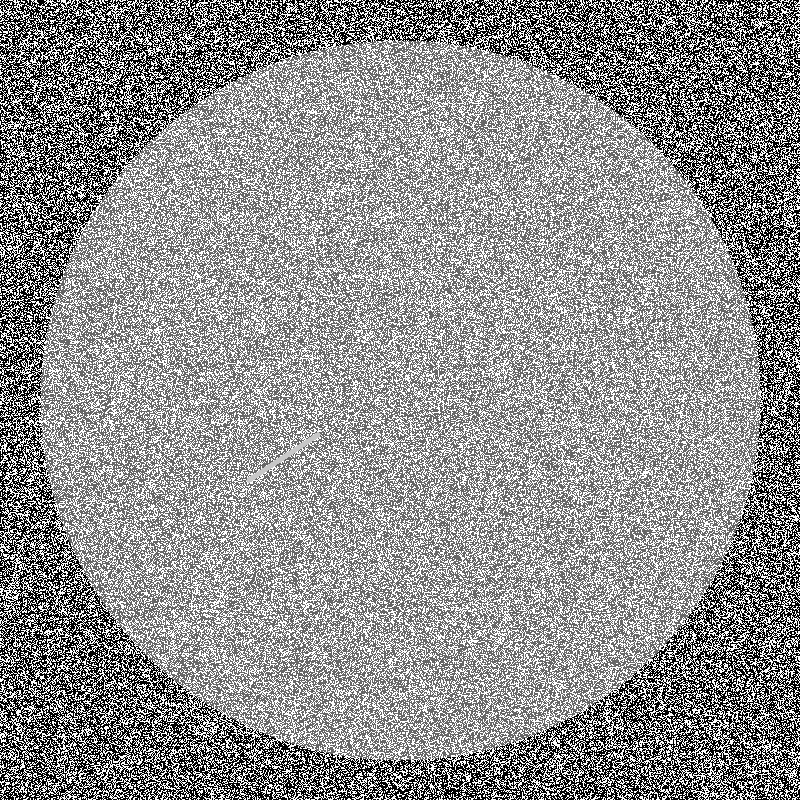
#> input picture data/synthetic/wafer_0033_scratch.png, 800 x 800 px
$ python generate_result_collage_v1.py
#> lines starting #> are read from the running program, lines starting #| are printed output that depends on the picture; after the words box and inside, x2 and y2 are one past the last pixel; in counts of white or black regions, pixels touching at a corner belong together
### python/preprocessing.py
import cv2
import numpy as np

class Preprocessor:
    def __init__(self, blur_ksize=(5, 5), median_ksize=5):
        self.blur_ksize = blur_ksize
        self.median_ksize = median_ksize
        self.clahe = cv2.createCLAHE(clipLimit=2.0, tileGridSize=(8, 8))

    def apply_gaussian_blur(self, image):
        """Reduces high-frequency noise."""
        return cv2.GaussianBlur(image, self.blur_ksize, 0)

    def apply_median_blur(self, image):
        """Effective for salt-and-pepper noise."""
        return cv2.medianBlur(image, self.median_ksize)

    def apply_clahe(self, image):
        """Contrast Limited Adaptive Histogram Equalization."""
        if len(image.shape) > 2:
            image = cv2.cvtColor(image, cv2.COLOR_BGR2GRAY)
        return self.clahe.apply(image)

    def apply_adaptive_threshold(self, image):
        """Adaptive Gaussian Thresholding to handle varying lighting."""
        if len(image.shape) > 2:
            image = cv2.cvtColor(image, cv2.COLOR_BGR2GRAY)

        # Inverted because defects (scratches/particles) are often brighter/different than background
        # or we might want to capture edges.
        # Adjusted blockSize and C for generic surface defect detection
        thresh = cv2.adaptiveThreshold(
            image, 255, cv2.ADAPTIVE_THRESH_GAUSSIAN_C,
            cv2.THRESH_BINARY_INV, 11, 2
        )
        return thresh

    def process_pipeline(self, image):
        """Full preprocessing pipeline."""
        # 1. Convert to grayscale if needed
        if len(image.shape) == 3:
            gray = cv2.cvtColor(image, cv2.COLOR_BGR2GRAY)
        else:
            gray = image.copy()

        # 2. Denoise
        blurred = self.apply_gaussian_blur(gray)
        median = self.apply_median_blur(blurred)

        # 3. Enhance Contrast
        enhanced = self.apply_clahe(median)

        # 4. Threshold (Optional, can be used by localization or returned separately)
        thresholded = self.apply_adaptive_threshold(enhanced)

        return enhanced, thresholded

### python/defect_localization.py
import cv2
import numpy as np

class DefectLocalizer:
    def __init__(self):
        pass

    def detect_edges(self, image, low_threshold=50, high_threshold=150):
        """Canny Edge Detection."""
        return cv2.Canny(image, low_threshold, high_threshold)

    def apply_morphology(self, binary_map, kernel_size=(5, 5)):
        """Closing operation to connect broken edge segments."""
        kernel = cv2.getStructuringElement(cv2.MORPH_RECT, kernel_size)
        # Dilate then Erode (Close) to fill gaps
        closed = cv2.morphologyEx(binary_map, cv2.MORPH_CLOSE, kernel)
        return closed

    def find_defect_contours(self, binary_map, min_area=10):
        """Find contours and filter by minimum area."""
        contours, _ = cv2.findContours(binary_map, cv2.RETR_EXTERNAL, cv2.CHAIN_APPROX_SIMPLE)

        valid_contours = []
        bounding_boxes = []

        for cnt in contours:
            area = cv2.contourArea(cnt)
            if area > min_area:
                valid_contours.append(cnt)
                x, y, w, h = cv2.boundingRect(cnt)
                bounding_boxes.append((x, y, w, h))

        return valid_contours, bounding_boxes

    def create_mask(self, shape, contours):
        """Create a binary mask from contours."""
        mask = np.zeros(shape, dtype=np.uint8)
        cv2.drawContours(mask, contours, -1, (255), thickness=cv2.FILLED)
        return mask

    def localize(self, preprocessed_image):
        """
        Full localization pipeline.
        Expects a preprocessed grayscale image (e.g. from CLAHE).
        """
        # 1. Edge Detection
        edges = self.detect_edges(preprocessed_image)

        # 2. Morphology to clean up
        clean_map = self.apply_morphology(edges)

        # 3. Find Contours
        contours, bboxes = self.find_defect_contours(clean_map)

        # 4. Generate Mask
        mask = self.create_mask(preprocessed_image.shape, contours)

        return {
            "edges": edges,
            "clean_map": clean_map,
            "contours": contours,
            "bboxes": bboxes,
            "mask": mask
        }

### python/features.py
import cv2
import numpy as np

class FeatureExtractor:
    def __init__(self):
        pass

    def extract_geometric_features(self, contour):
        """
        Extracts geometric properties:
        - Area
        - Perimeter
        - Aspect Ratio
        - Rectangularity
        - Circularity
        """
        area = cv2.contourArea(contour)
        perimeter = cv2.arcLength(contour, True)

        if perimeter == 0:
            circularity = 0
        else:
            circularity = (4 * np.pi * area) / (perimeter ** 2)

        x, y, w, h = cv2.boundingRect(contour)
        aspect_ratio = float(w) / h if h > 0 else 0
        rectangularity = area / (w * h) if w * h > 0 else 0

        return [area, perimeter, aspect_ratio, rectangularity, circularity]

    def extract_texture_features(self, image, mask):
        """
        Extracts simple texture statistics from the region defined by mask.
        - Mean Intensity
        - Standard Deviation of Intensity
        """
        # Ensure mask is single channel
        if len(mask.shape) == 3:
            mask = cv2.cvtColor(mask, cv2.COLOR_BGR2GRAY)

        mean_val, std_dev = cv2.meanStdDev(image, mask=mask)

        return [mean_val[0][0], std_dev[0][0]]

    def extract_features(self, image, contour):
        """
        Extracts all features for a single defect candidate.
        Expects 'image' to be the original or grayscale value image.
        """
        # Create a local mask for this contour to extract texture
        mask = np.zeros(image.shape[:2], dtype=np.uint8)
        cv2.drawContours(mask, [contour], -1, 255, thickness=cv2.FILLED)

        geo_feats = self.extract_geometric_features(contour)
        tex_feats = self.extract_texture_features(image, mask)

        # Concatenate features
        return np.array(geo_feats + tex_feats)

### python/paths.py
"""Project path helpers — always resolve from this file, never from cwd."""
from pathlib import Path

PYTHON_DIR = Path(__file__).resolve().parent
PROJECT_ROOT = PYTHON_DIR.parent
DATA_DIR = PROJECT_ROOT / "data"
DATA_SYNTHETIC = DATA_DIR / "synthetic"
DATA_WM811K = DATA_DIR / "wm811k"
DATA_WM811K_IMAGES = DATA_WM811K / "images"
RESULTS_DIR = PROJECT_ROOT / "results"
BENCHMARKS_DIR = PROJECT_ROOT / "benchmarks"
CPP_DIR = PROJECT_ROOT / "cpp"
CPP_BUILD_DIR = CPP_DIR / "build"
CPP_EXECUTABLE = CPP_BUILD_DIR / "WaferDefectX_Run"

# Feature / model contract (shared with export + classifier)
FEATURE_DIM = 7
FEATURE_VERSION = "1.0"
FEATURE_NAMES = [
    "area",
    "perimeter",
    "aspect_ratio",
    "rectangularity",
    "circularity",
    "mean_intensity",
    "std_intensity",
]
ONNX_INPUT_NAME = "float_input"


def ensure_dir(path: Path) -> Path:
    path.mkdir(parents=True, exist_ok=True)
    return path

### python/generate_result_collage_v1.py
import cv2
import numpy as np
import matplotlib.pyplot as plt
import os
import sys
from pathlib import Path

sys.path.insert(0, str(Path(__file__).resolve().parent))
from paths import DATA_SYNTHETIC, RESULTS_DIR, ensure_dir

from preprocessing import Preprocessor
from defect_localization import DefectLocalizer
from features import FeatureExtractor

def create_linkedin_image1():
    """Create before/after defect detection image"""
    # Load a scratch image for more visual impact
    img_path = str(DATA_SYNTHETIC / "wafer_0033_scratch.png")
    image = cv2.imread(img_path)
#> image is the input picture: shape (800, 800, 3); min 0, max 255, mean 145.4

    preprocessor = Preprocessor()
    localizer = DefectLocalizer()

    # Process
    enhanced, _ = preprocessor.process_pipeline(image)
#> in apply_adaptive_threshold, `thresh = cv2.adaptiveThreshold( image, 255, cv2.ADAPTIVE_THRESH_GAUSSI..`:
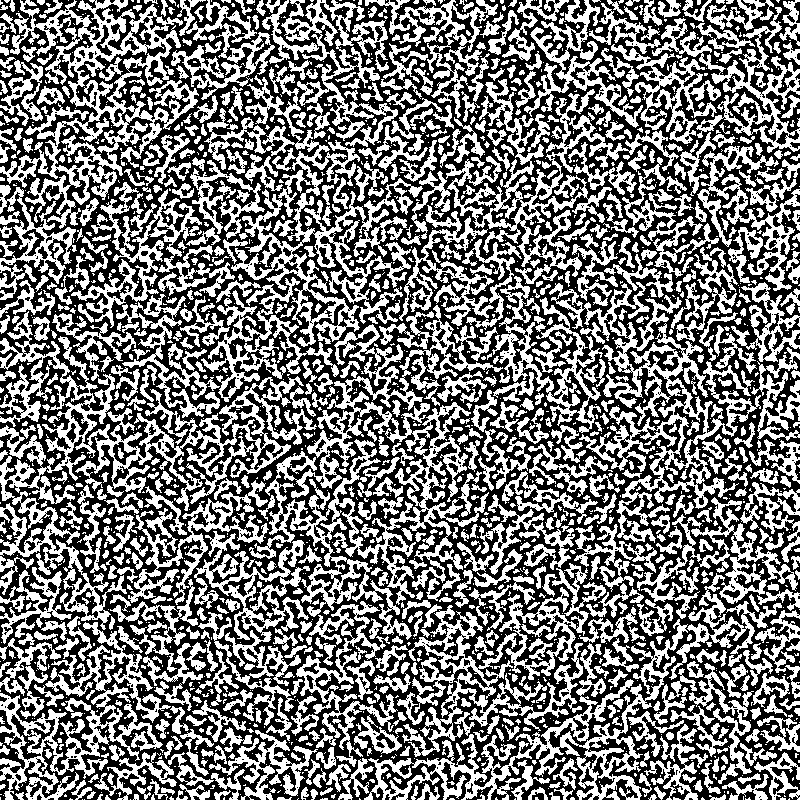
#> thresh: shape (800, 800); 46.8% white; 1974 white regions (1130 under 20 px), largest, box (x1, y1, x2, y2) and area: (249, 305, 503, 640) 18188, (0, 311, 317, 630) 16592, (0, 0, 199, 229) 12672
    loc_results = localizer.localize(enhanced)
#> in find_defect_contours, `contours, _ = cv2.findContours(binary_map, cv2.RETR_EXTERNAL, cv2.CHAI..`: contours = 1 contour; box (x1, y1, x2, y2) and area: (0, 0, 800, 800) 636084
#> the loop in find_defect_contours, `for cnt in contours:` made 1 pass
#> (area, x, y, w, h) on pass 1: (636084.5, 0, 0, 800, 800)
#> after the loop in find_defect_contours, `for cnt in contours:`: bounding_boxes = [(0, 0, 800, 800)]; valid_contours has the same summary as contours
#> loc_results = 5 items

    # Create detection output
    output_img = image.copy()
    for (x, y, w, h) in loc_results['bboxes']:
        cv2.rectangle(output_img, (x, y), (x+w, y+h), (0, 255, 0), 3)
        cv2.putText(output_img, "DEFECT", (x, y-10), cv2.FONT_HERSHEY_SIMPLEX, 0.7, (0, 255, 0), 2)
#> this loop made 1 pass

    # Create side-by-side comparison
    fig, axes = plt.subplots(1, 2, figsize=(14, 7))

    axes[0].imshow(cv2.cvtColor(image, cv2.COLOR_BGR2RGB))
    axes[0].set_title("Original Wafer Image", fontsize=16, fontweight='bold')
    axes[0].axis('off')

    axes[1].imshow(cv2.cvtColor(output_img, cv2.COLOR_BGR2RGB))
    axes[1].set_title("Defect Localization Output", fontsize=16, fontweight='bold')
    axes[1].axis('off')

    plt.suptitle("WaferDefectX: Real-time Defect Detection", fontsize=20, fontweight='bold', y=1.02)
    plt.tight_layout()
    plt.savefig(str(RESULTS_DIR / "linkedin_image1_detection.png"), dpi=150, bbox_inches='tight',
                facecolor='white', edgecolor='none')
    plt.close()
    print("Saved: results/linkedin_image1_detection.png")

def create_linkedin_image2():
    """Create feature extraction / classification pipeline visualization"""
    img_path = str(DATA_SYNTHETIC / "wafer_0019_particle.png")
    image = cv2.imread(img_path)
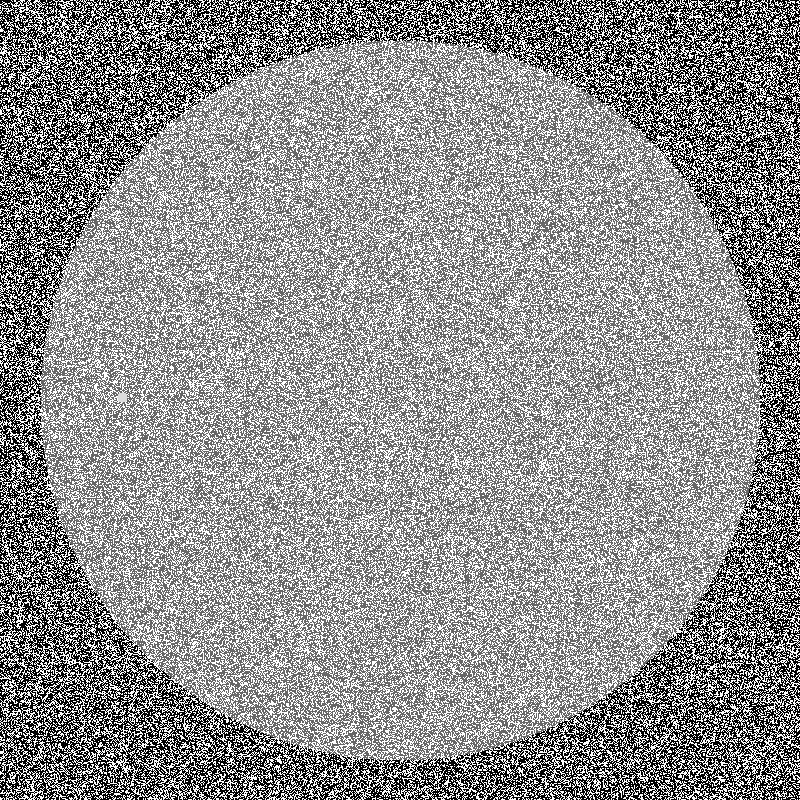
#> input picture data/synthetic/wafer_0019_particle.png, 800 x 800 px
#> image is the input picture: shape (800, 800, 3); min 0, max 255, mean 145.4

    preprocessor = Preprocessor()
    localizer = DefectLocalizer()
    extractor = FeatureExtractor()

    # Process
    enhanced, thresh = preprocessor.process_pipeline(image)
    loc_results = localizer.localize(enhanced)
#> call 2 of detect_edges, with low_threshold = 50, high_threshold = 150
#> in detect_edges (call 2), `return cv2.Canny(image, low_threshold, high_threshold)`:
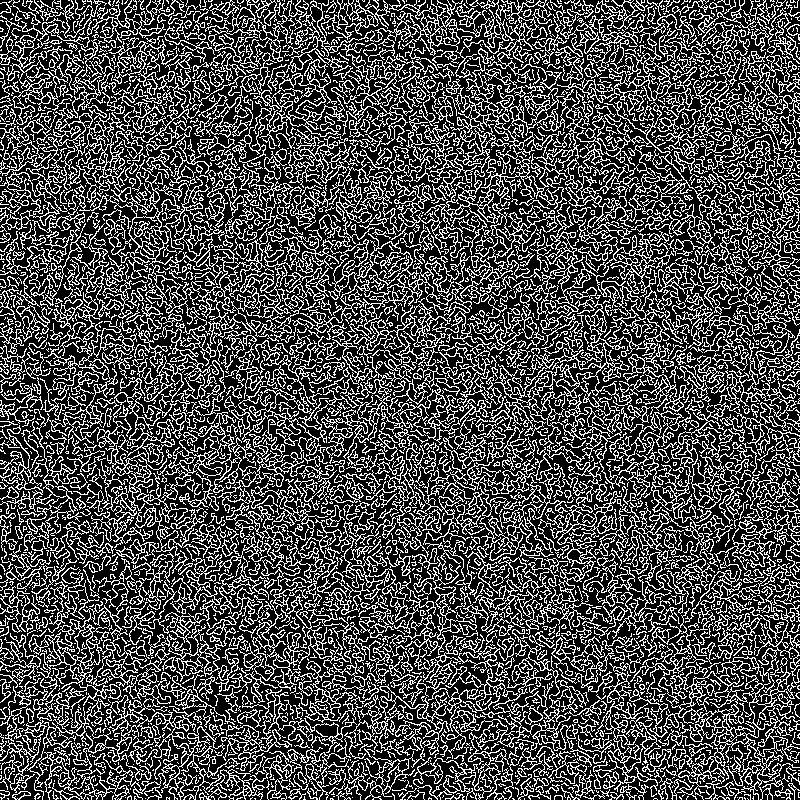
#> returned value: shape (800, 800); 29.6% white in thin lines or dots
#> in find_defect_contours (call 2), `contours, _ = cv2.findContours(binary_map, cv2.RETR_EXTERNAL, cv2.CHAI..`: contours = 1 contour; box (x1, y1, x2, y2) and area: (0, 0, 800, 800) 635916
#> the loop in find_defect_contours (call 2), `for cnt in contours:` made 1 pass
#> (area, x, y, w, h) on pass 1: (635916.5, 0, 0, 800, 800)
#> after the loop in find_defect_contours (call 2), `for cnt in contours:`: valid_contours has the same summary as contours
#> call 2 of create_mask, with shape = (800, 800)
#> in create_mask (call 2), `cv2.drawContours(mask, contours, -1, (255), thickness=cv2.FILLED)`:
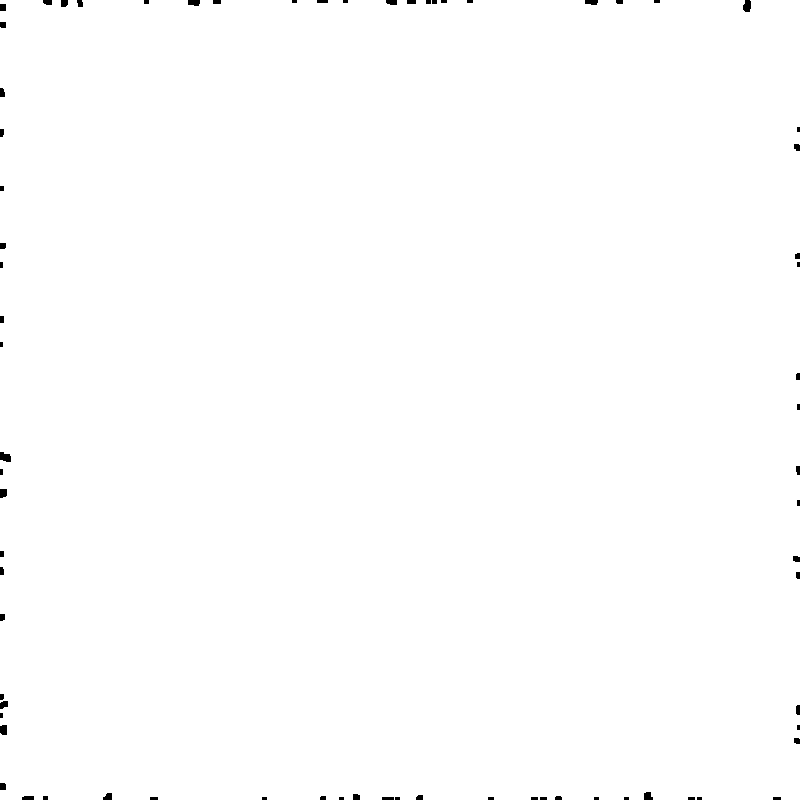
#> mask: shape (800, 800); 99.6% white; 73 black regions (21 under 20 px), largest, box (x1, y1, x2, y2) and area: (0, 452, 11, 462) 85, (743, 0, 751, 12) 80, (0, 725, 7, 735) 65
#> loc_results = 5 items

    # Create multi-stage visualization
    fig, axes = plt.subplots(2, 3, figsize=(15, 10))

    # Row 1: Pipeline stages
    axes[0, 0].imshow(cv2.cvtColor(image, cv2.COLOR_BGR2RGB))
    axes[0, 0].set_title("1. Input Image", fontsize=12, fontweight='bold')
    axes[0, 0].axis('off')

    axes[0, 1].imshow(enhanced, cmap='gray')
    axes[0, 1].set_title("2. Preprocessing (CLAHE)", fontsize=12, fontweight='bold')
    axes[0, 1].axis('off')

    axes[0, 2].imshow(loc_results['edges'], cmap='gray')
    axes[0, 2].set_title("3. Edge Detection (Canny)", fontsize=12, fontweight='bold')
    axes[0, 2].axis('off')

    # Row 2: Localization and Features
    axes[1, 0].imshow(loc_results['mask'], cmap='gray')
    axes[1, 0].set_title("4. Defect Mask", fontsize=12, fontweight='bold')
    axes[1, 0].axis('off')

    # Feature visualization
    if loc_results['contours']:
        cnt = max(loc_results['contours'], key=cv2.contourArea)
#> cnt = contour of 517 points, box (x1, y1, x2, y2) (0, 0, 800, 800), area 635916
        feats = extractor.extract_features(enhanced, cnt)
#> in extract_geometric_features, `area = cv2.contourArea(contour)`: area = 635916.5
#> in extract_geometric_features, `perimeter = cv2.arcLength(contour, True)`: perimeter = 3758.4
#> in extract_geometric_features, `circularity = (4 * np.pi * area) / (perimeter ** 2)`: circularity = 0.566
#> in extract_geometric_features, `x, y, w, h = cv2.boundingRect(contour)`: x = 0; w = 800
#> in extract_geometric_features, `aspect_ratio = float(w) / h if h > 0 else 0`: aspect_ratio = 1
#> in extract_geometric_features, `rectangularity = area / (w * h) if w * h > 0 else 0`: rectangularity = 0.994
#> in extract_features, `geo_feats = self.extract_geometric_features(contour)`: geo_feats = [635916.5, 3758.4, 1, 0.994, 0.566]
#> in extract_texture_features, `mean_val, std_dev = cv2.meanStdDev(image, mask=mask)`: mean_val = [140.3]; std_dev = [46.86]
#> in extract_features, `tex_feats = self.extract_texture_features(image, mask)`: tex_feats = [140.3, 46.86]
#> feats = [635916.5, 3758.4, 1, 0.994, 0.566, 140.3, 46.86]
        feature_names = ['Area', 'Perimeter', 'Aspect\nRatio', 'Rect.', 'Circular.', 'Mean\nIntensity', 'Std Dev']

        colors = plt.cm.viridis(np.linspace(0.2, 0.8, len(feature_names)))
        bars = axes[1, 1].bar(feature_names, feats / (np.max(feats) + 1e-6), color=colors)
#> bars = 7 items
        axes[1, 1].set_title("5. Feature Extraction", fontsize=12, fontweight='bold')
        axes[1, 1].set_ylim(0, 1.2)
        axes[1, 1].tick_params(axis='x', rotation=45)

    # Classification result
    output_img = image.copy()
    for (x, y, w, h) in loc_results['bboxes']:
        cv2.rectangle(output_img, (x, y), (x+w, y+h), (0, 0, 255), 3)
    cv2.putText(output_img, "Class: PARTICLE", (50, 50), cv2.FONT_HERSHEY_SIMPLEX, 1, (0, 255, 0), 2)
    axes[1, 2].imshow(cv2.cvtColor(output_img, cv2.COLOR_BGR2RGB))
    axes[1, 2].set_title("6. Classification Output", fontsize=12, fontweight='bold')
    axes[1, 2].axis('off')

    plt.suptitle("WaferDefectX: Feature-based Classification Pipeline", fontsize=18, fontweight='bold')
    plt.tight_layout()
    plt.savefig(str(RESULTS_DIR / "linkedin_image2_pipeline.png"), dpi=150, bbox_inches='tight',
                facecolor='white', edgecolor='none')
    plt.close()
    print("Saved: results/linkedin_image2_pipeline.png")

def create_linkedin_image3():
    """Create performance benchmark chart"""
    fig, axes = plt.subplots(1, 2, figsize=(14, 6))

    # Latency comparison
    implementations = ['Python\n(OpenCV)', 'C++\n(OpenCV)']
    latencies = [8.6, 2.1]  # Python measured, C++ estimated based on typical speedup
    colors = ['#3498db', '#e74c3c']

    bars1 = axes[0].bar(implementations, latencies, color=colors, width=0.6, edgecolor='black', linewidth=1.5)
    axes[0].set_ylabel('Latency (ms)', fontsize=12, fontweight='bold')
    axes[0].set_title('Per-Image Inference Latency', fontsize=14, fontweight='bold')
    axes[0].set_ylim(0, 12)

    # Add value labels
    for bar, val in zip(bars1, latencies):
        axes[0].text(bar.get_x() + bar.get_width()/2, bar.get_height() + 0.3,
                    f'{val} ms', ha='center', fontsize=12, fontweight='bold')

    # Add speedup annotation
    axes[0].annotate('4.1x Speedup', xy=(1, 2.1), xytext=(0.5, 6),
                    fontsize=14, fontweight='bold', color='#27ae60',
                    arrowprops=dict(arrowstyle='->', color='#27ae60', lw=2))

    # Throughput comparison
    fps = [116, 476]  # 1000/latency
    bars2 = axes[1].bar(implementations, fps, color=colors, width=0.6, edgecolor='black', linewidth=1.5)
    axes[1].set_ylabel('Throughput (FPS)', fontsize=12, fontweight='bold')
    axes[1].set_title('Real-time Inspection Throughput', fontsize=14, fontweight='bold')
    axes[1].set_ylim(0, 550)

    for bar, val in zip(bars2, fps):
        axes[1].text(bar.get_x() + bar.get_width()/2, bar.get_height() + 10,
                    f'{val} FPS', ha='center', fontsize=12, fontweight='bold')

    # Add target line
    axes[1].axhline(y=60, color='green', linestyle='--', linewidth=2, label='Real-time Target (60 FPS)')
    axes[1].legend(loc='upper right')

    plt.suptitle("WaferDefectX: Python vs C++ Performance Benchmarking", fontsize=16, fontweight='bold')
    plt.tight_layout()
    plt.savefig(str(RESULTS_DIR / "linkedin_image3_benchmark.png"), dpi=150, bbox_inches='tight',
                facecolor='white', edgecolor='none')
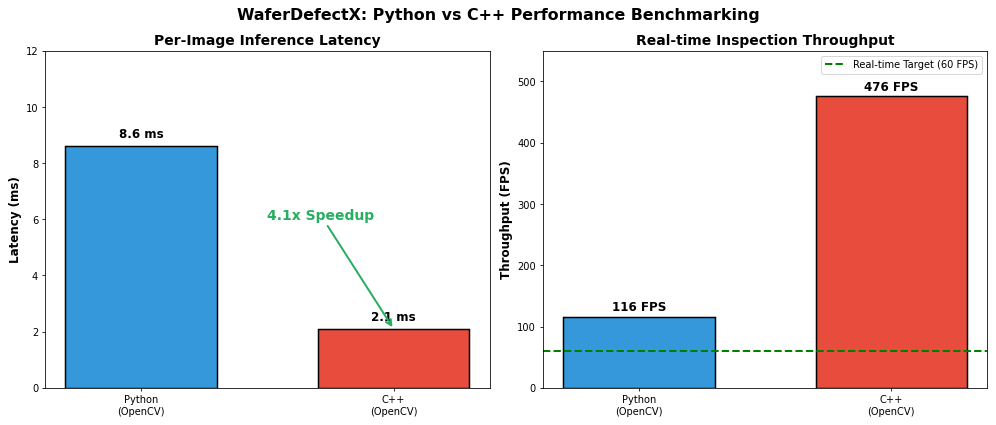
#> figure drawn by matplotlib, 2 panels
    plt.close()
    print("Saved: results/linkedin_image3_benchmark.png")

if __name__ == "__main__":
    ensure_dir(RESULTS_DIR)
    create_linkedin_image1()
    create_linkedin_image2()
    create_linkedin_image3()
    print(f"\nAll LinkedIn images created in {RESULTS_DIR}")
